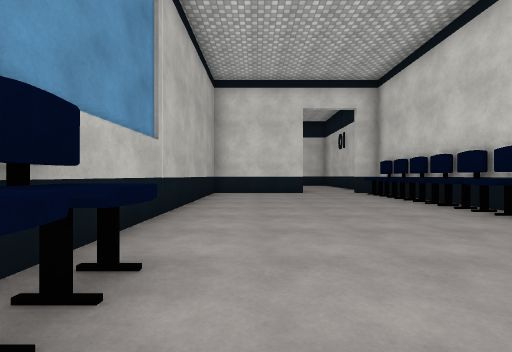
View 1 (above)

15 first-person views from a walk through a Unity game level. The camera is 1.2 m above the floor, looks level and sees 90° across. The floor is counted in squares, 2 m on a side. Each view is taken from the middle of a square. On the plan, view 1 faces up. The plan holds only what a view shows up to about 9 squares ahead; the rest is blank. The place goes on beyond the plan. The player character is not drawn. Surface patterns are stand-ins for the level's own textures.

View 2
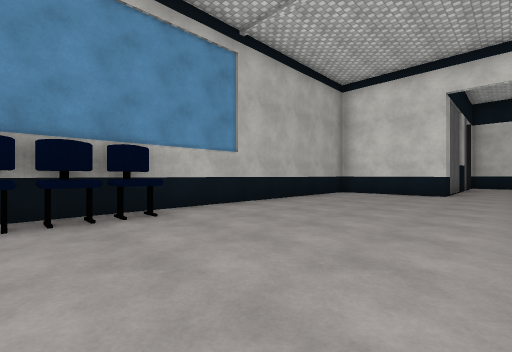

View 3
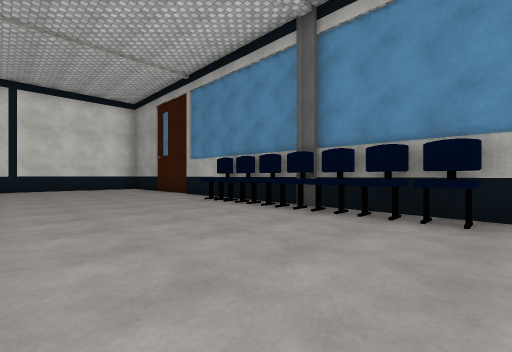

View 4
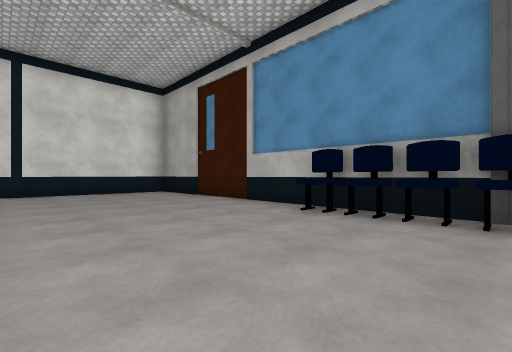

View 5
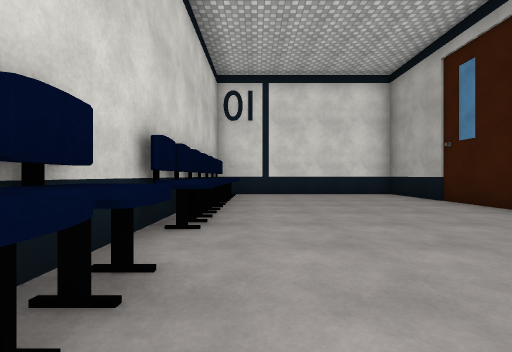

View 6
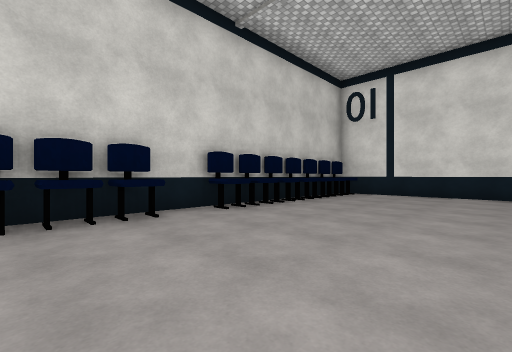

View 7
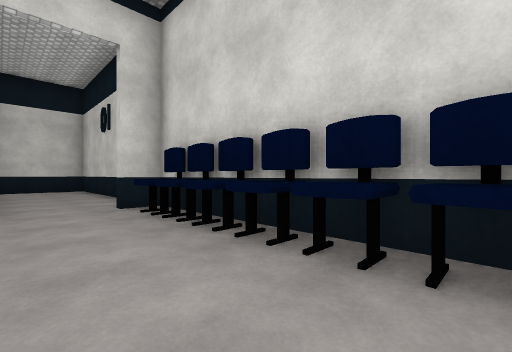

View 8
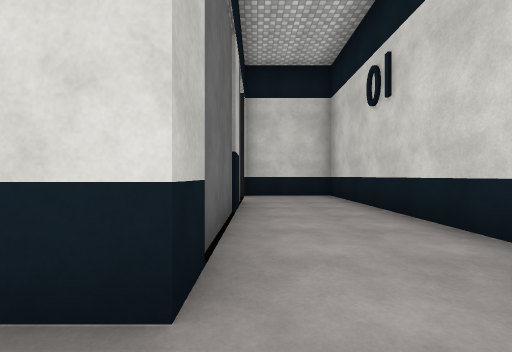

View 9
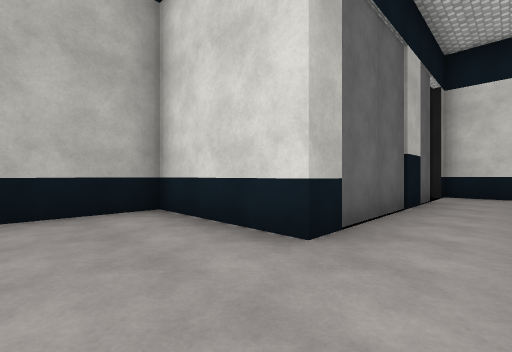

View 10
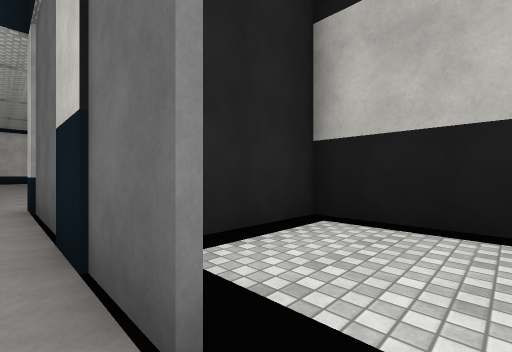

View 11
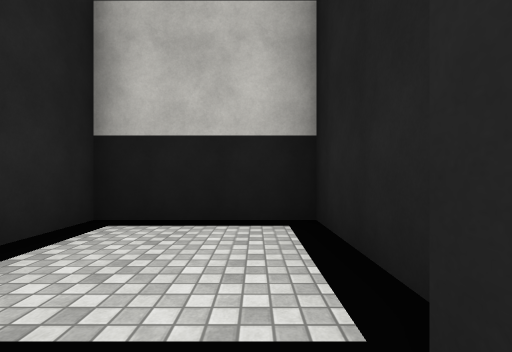

View 12
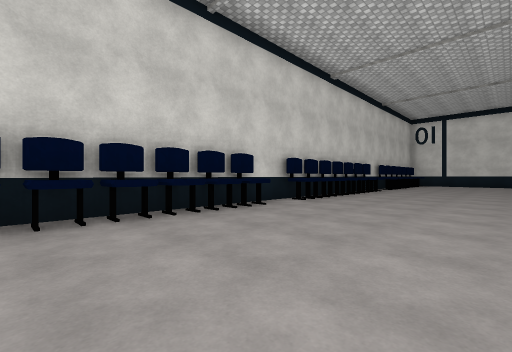

View 13
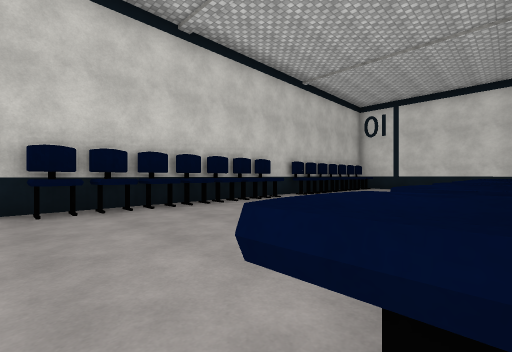

View 14
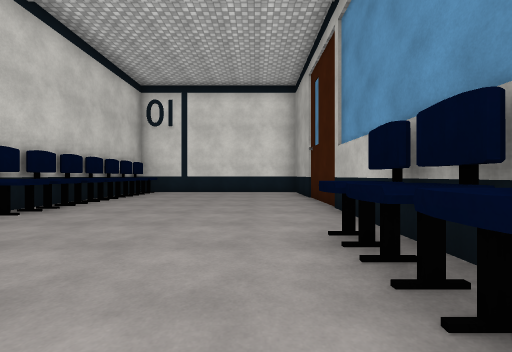

View 15
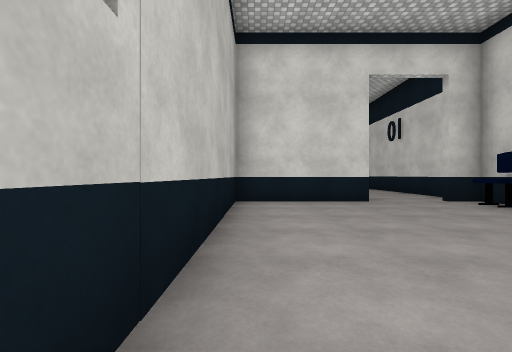

### Floor plan
Points are (right, up) in squares from view 1. A wall is a line through its corners. A room is listed if a view was taken in it or the views show most of it. See-through windows are left out.
Room 1 (views 1, 2, 3, 4, 5, 6, 7, 8, 9, 10, 11, 12, 13, 14, 15)
walls: (-1.1, 1.7) (-1.2, 0.6); (4.3, 7.5) (4.3, 9); (4.1, -7.7) (4.1, -5.1); (4.3, 10.2) (4.3, 15.8) (1.4, 15.8); (4.3, -10) (4.3, 7.4); (1.6, 14.4) (1.6, 9) (-1.5, 9) (-1.5, -10.6) (4.4, -10.6)
ways out: opening at (2, 15) to room 2
Room 2 (no view inside)
walls: (1.4, 15.8) (-1.5, 15.8) (-1.5, 12.8) (0.6, 12.8)
ways out: opening at (2, 15) to room 1

Where each view was taken, in squares from view 1:
view 1: 0 up, 0 right, facing up
view 2: 0 up, 3 right, facing up-left
view 3: 2 up, 3 right, facing down-left
view 4: 1 down, 3 right, facing down-left
view 5: 2 down, 3 right, facing down
view 6: 2 down, 0 right, facing down-right
view 7: 4 up, 2 right, facing up-right
view 8: 8 up, 2 right, facing up
view 9: 7 up, 3 right, facing up-left
view 10: 15 up, 2 right, facing down-left
view 11: 15 up, 2 right, facing left
view 12: 7 up, 0 right, facing down-right
view 13: 2 up, 1 left, facing down-right
view 14: 1 down, 0 right, facing down
view 15: 3 up, 1 left, facing up
